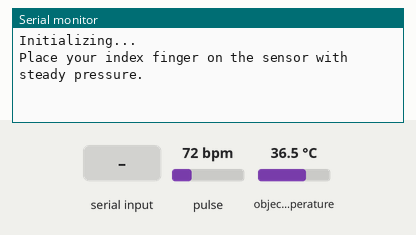
Bench run of a sketch on a simulated Arduino Uno, built with avr-gcc and run on an emulated ATmega328P. On the bench: the last lines printed to the serial monitor. The inputs (shaded band) are chosen by the test bench; at power-on: pulse 72 bpm, object temperature 36.5 °C.

Above: at 1.2 s.
1.3 s: "1" received over Serial
At 3.0 s:
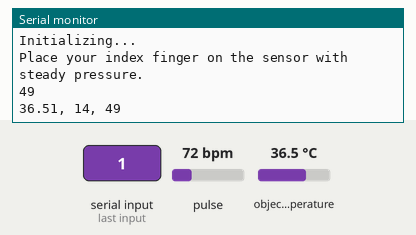
3.5 s: pulse set to 42 bpm
At 4.6 s:
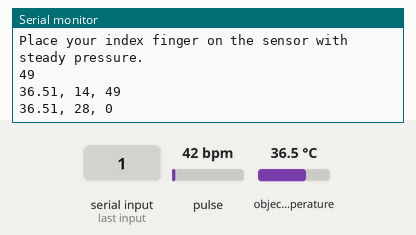
5.0 s: object temperature set to 20 °C
At 6.32 s:
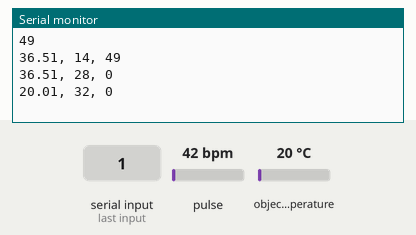
6.5 s: "0" received over Serial
At 6.9 s:
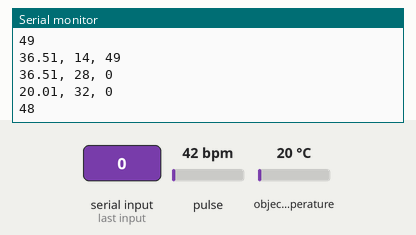
8.0 s: pulse set to 70 bpm
At 9.1 s:
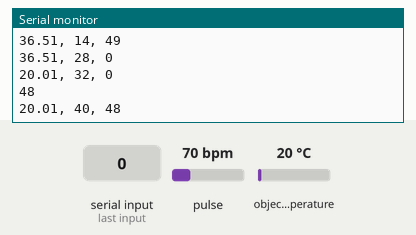
Timing chart, 0 to 10.5 s (numbered marks = the images above; inputs shaded):
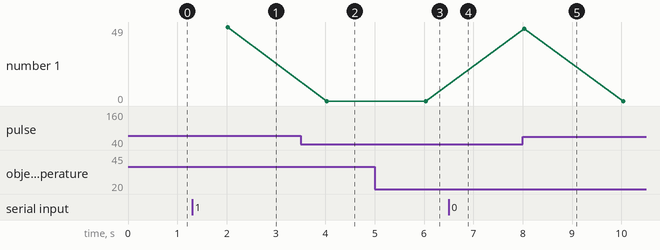

The sketch:

Master.ino
```cpp
#include <SoftwareSerial.h>
#include <Wire.h>
#include "MAX30105.h"
#include "heartRate.h"
#include <Adafruit_MLX90614.h>

Adafruit_MLX90614 mlx = Adafruit_MLX90614();
MAX30105 particleSensor;

SoftwareSerial bluetooth(11,10);   //Crea conexion al bluetooth - PIN 11 a TX y PIN 10 a RX

const byte RATE_SIZE = 10; //Increase this for more averaging. 4 is good.
byte rates[RATE_SIZE]; //Array of heart rates
byte rateSpot = 0;
long lastBeat = 0; //Time at which the last beat occurred

float beatsPerMinute;
int beatAvg;
int contador = 0;

long previousMillis = 0;        // almacena la ultima vez de captura de la temperatura y envio de datos
long interval = 2000;           // Intervalo de captura de la temperatura y envio de datos

double T; //Valor de la temperatura a enviar a la app
int R;    //Valor del ritmo cardiaco a enviar a la app
int O;    //Valor del oxigeno a enviar a la app


void setup()
{
  Serial.begin(115200);
  bluetooth.begin(9600); // inicialmente la comunicacion serial a 9600 Baudios.
  Serial.println("Initializing...");


  // Initialize sensor
  if (!particleSensor.begin(Wire, I2C_SPEED_FAST)) //Use default I2C port, 400kHz speed
  {
    Serial.println("MAX30105 was not found. Please check wiring/power. ");
    while (1);
  }
  Serial.println("Place your index finger on the sensor with steady pressure.");

  particleSensor.setup(); //Configure sensor with default settings
  particleSensor.setPulseAmplitudeRed(0x0A); //Turn Red LED to low to indicate sensor is running
  particleSensor.setPulseAmplitudeGreen(0); //Turn off Green LED
  mlx.begin();
}

void loop(){
  //Codigo solo para probar si recibe data enviada desde el telefono.

  if (Serial.available()) { //Recibo el oxigeno en la sangre desde el otro arduino
    O = Serial.read();
    Serial.println(O);
  }

  unsigned long currentMillis = millis();
  if(currentMillis - previousMillis > interval) {
    previousMillis = currentMillis;
    T = mlx.readObjectTempC();
    enviarDataBluetooth();
    limpiarVariables();

    //Serial.print("Ambient = "); Serial.print(mlx.readAmbientTempC());
    //Serial.print("*C\tObject = "); Serial.print(mlx.readObjectTempC()); Serial.println("*C");
    //Serial.print("Ambient = "); Serial.print(mlx.readAmbientTempF());
    //Serial.print("*F\tObject = "); Serial.print(mlx.readObjectTempF()); Serial.println("*F");
    //Serial.println();
    //delay(500);
  }

  long irValue = particleSensor.getIR();

  if (checkForBeat(irValue) == true)
  {
    //We sensed a beat!
    long delta = millis() - lastBeat;
    lastBeat = millis();

    beatsPerMinute = 60 / (delta / 1000.0);

    if (beatsPerMinute < 255 && beatsPerMinute > 20)
    {
      rates[rateSpot++] = (byte)beatsPerMinute; //Store this reading in the array
      rateSpot %= RATE_SIZE; //Wrap variable

      //Take average of readings
      beatAvg = 0;
      for (byte x = 0 ; x < RATE_SIZE ; x++)
        beatAvg += rates[x];
      beatAvg /= RATE_SIZE;
    }
  }

  //Serial.print("IR=");
  //Serial.print(irValue);
  //Serial.print(", BPM=");
  //Serial.print(beatsPerMinute);
  //Serial.print(", Avg BPM=");
  //Serial.print(beatAvg);
  R = beatAvg;

  if (irValue < 50000){
    R = 0;
    //Serial.print("Aproxime su dedo al sensor");
  }

  Serial.println();


}

void enviarDataBluetooth(){
  String datos = (String)T + ", " + R + ", " + O;
  bluetooth.println(datos);
  Serial.println(datos);
}

void limpiarVariables(){
  T = 0.0;
  R = 0;
  O = 0;
}
```

Measured:
- after the input at 1.3 s, the serial monitor: prints a new line at once (image 1)
- after the input at 5.0 s, the serial monitor: prints a new line after 1.0 s (image 3)
- after the input at 6.5 s, the serial monitor: prints a new line at once (image 4)
